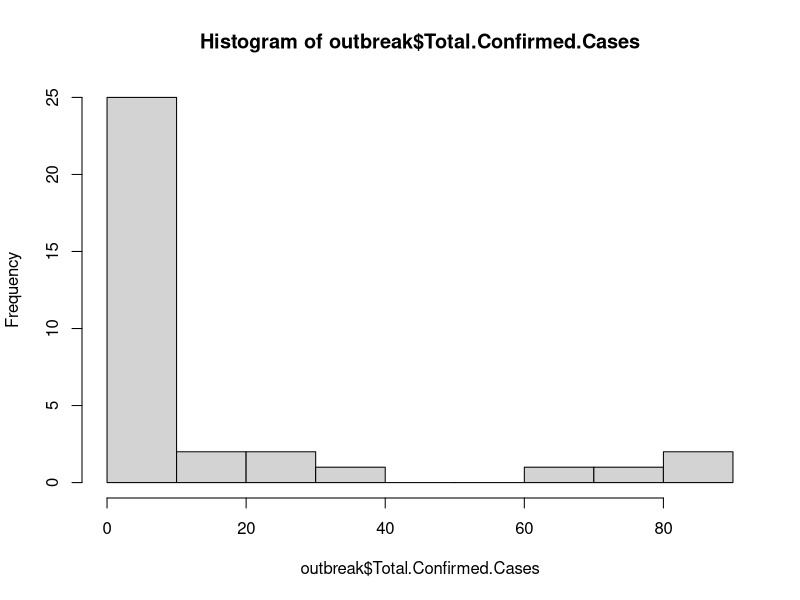
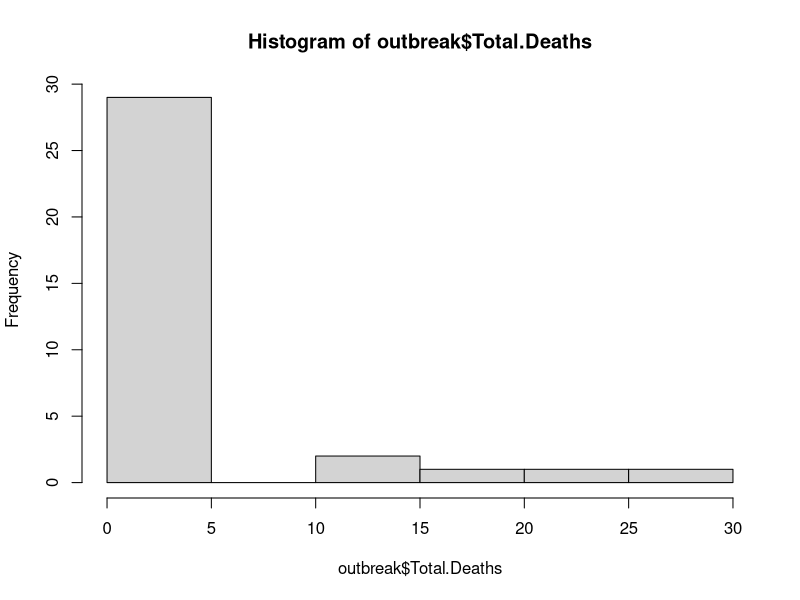
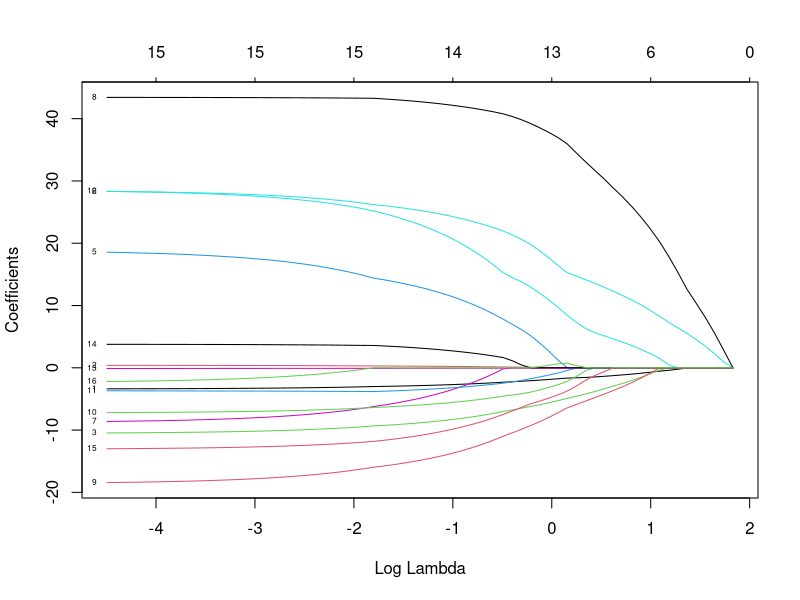
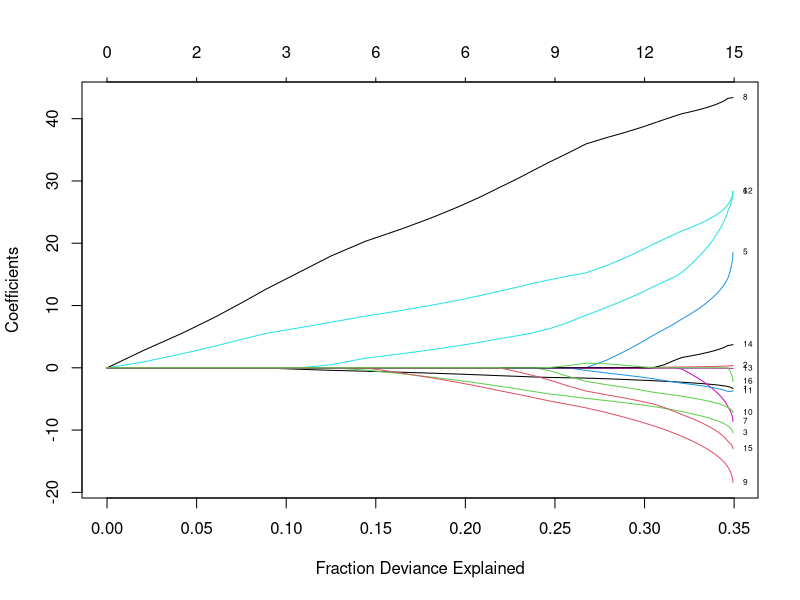
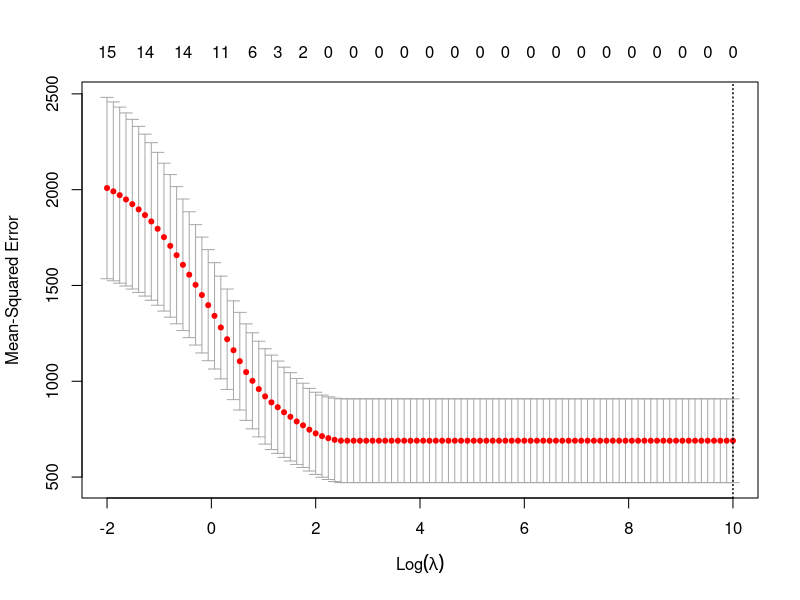

The R source for these figures, in order:
## ---- chunk 1
library(skimr)
library(dplyr)

# Import the data
df <- read.csv("../data/BC/bc_ltc_selected_sep18.csv", na.strings="", header=TRUE)

# Change datatypes as needed
listofcol = list('FACILITY_NAME', 'HCC_CODE', 'STREET_ADDRESS', 'CITY', 'POSTAL')

for (each in listofcol){
  df[, each] <- as.character(df[, each])
}

listofcol = list('outbreak',
  'rooms_semi_binary', 
  'rooms_multi_binary', 
  'rooms_shared', 
  'resident_council', 
  'family_council',
  'res_fam_council', 
  'beds_privatebinary')

for (each in listofcol){
  df[, each] <- as.factor(df[, each])
}

# Create a new column for total infractions
df['infractions_100'] = df['infractions_disease_100'] + df['infractions_100Xdisease']

str(df)
# dput(names(df))
## ---- chunk 2
# As cases/deaths can only occur in homes with an outbreak will subset to include only homes with an outbreak
outbreak <- subset(df, outbreak == 1)

hist(outbreak$Total.Confirmed.Cases)
hist(outbreak$Total.Deaths)
## ---- chunk 3
# Generate the data for analysis
# Create lists of variables used to filter data for analysis

# Selected data
num <- c(
  "BEDS_TOTAL", 
  "INSPECTIONS", 
  "infractions_100Xdisease", 
  "infractions_disease_100",
  "infractions_100"
  )

cat <- c(
  # "HLTH_AUTH", 
  "OWNERSHIP",
  "REGULATION", 
  "ACCRED_STATUS", 
  "rooms_semi_binary", 
  "rooms_multi_binary", 
  "rooms_shared",
  "resident_council", 
  "family_council",
  # "res_fam_council",
  "beds_privatebinary"
  )

# Data with cases/deaths as outcome
data_cases <- subset(outbreak, select = c('Total.Confirmed.Cases', num, cat))
data_deaths <- subset(outbreak, select = c('Total.Deaths', num, cat))

## ---- chunk 4
library(glmnet)
options(max.print= 9999, width = 9999)
# model.matrix() automatically transforms any qualitative variables into dummy variables
# Trim the first column leaving only predictors
x = model.matrix(Total.Confirmed.Cases/BEDS_TOTAL~. , data = data_cases)[,-1]
y <- data.matrix(data_cases[,1])

# Note alpha=1 for lasso only and can blend with ridge penalty down to
# alpha=0 ridge only
glmmod <- glmnet(x, y, alpha = 1)
coef(glmmod)
## ---- chunk 5
# Plot variable coefficients vs. shrinkage parameter lambda
plot(glmmod, xvar = 'lambda', label = TRUE)
plot(glmmod, xvar = 'dev', label = TRUE)

# LASSO - CV
grid = exp(seq(-2, 10, length=100))
cv.glmmod <- cv.glmnet(x, y, alpha=1, lambda = grid)
plot(cv.glmmod)
coef(cv.glmmod)
coef(cv.glmmod, s = "lambda.min")
## ---- chunk 6
fit_poi <- glm(Total.Confirmed.Cases~ 
    INSPECTIONS +
    # beds_privateprop +
    infractions_100Xdisease +
    # infractions_disease_100
    # HLTH_AUTH + 
    OWNERSHIP +
    REGULATION + 
    # ACCRED_STATUS + 
    # rooms_semi_binary + 
    rooms_multi_binary
    # rooms_shared +
    # resident_council + 
    # family_council +
    # res_fam_council +
    # beds_privatebinary
    , family = poisson, data = data_cases, offset = log(BEDS_TOTAL))
summary(fit_poi)


## ---- chunk 7
fit_poi <- glm(Total.Deaths~ 
    INSPECTIONS + 
    # beds_privateprop +
    # infractions_100Xdisease + 
    infractions_disease_100 +
    # HLTH_AUTH + 
    OWNERSHIP +
    # ownership_HA +
    REGULATION + 
    # ACCRED_STATUS + 
    # rooms_semi_binary + 
    rooms_multi_binary
    # rooms_shared +
    # resident_council + 
    # family_council 
    # res_fam_council +
    # beds_privatebinary,
    , family = poisson, data = data_deaths, offset = log(BEDS_TOTAL))
summary(fit_poi)
